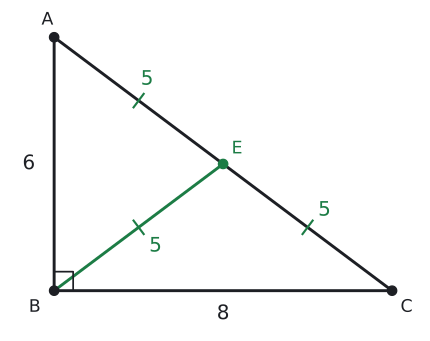

The script that drew this image:
import sys; sys.path.insert(0, "tools")
from cizim import *

# m(B) = 90°, |AB| = 6, |BC| = 8, |AC| = 10; E, [AC]'nin orta noktası: |BE| = |AE| = |EC| = 5.
B = np.array([0.0, 0.0]); A = np.array([0.0, 6.0]); C = np.array([8.0, 0.0]); E = (A + C) / 2
L = lambda X, Y: np.linalg.norm(X - Y)
print("BE", L(B, E), "AE", L(A, E), "EC", L(E, C))

def centik(P1, Q1, renk):
    M = (P1 + Q1) / 2; u = (Q1 - P1) / L(P1, Q1); v = np.array([-u[1], u[0]])
    ax.plot(*zip(M - 0.2 * v, M + 0.2 * v), color=renk, lw=1.6)

fig, ax = sekil(6, 4.4)
ax.set_aspect("equal"); ax.axis("off")
ax.plot(*zip(A, B, C, A), color=YAZI)
ax.plot(*zip(B, E), color=YESIL)
k = 0.45
ax.plot([k, k, 0], [0, k, k], color=YAZI, lw=1.3)
for X, Y in ((A, E), (E, C), (B, E)):
    centik(X, Y, YESIL)
nokta(ax, *A, "A", dx=-0.3, dy=0.3); nokta(ax, *B, "B", dx=-0.6, dy=-0.5); nokta(ax, *C, "C", dx=0.2, dy=-0.5)
nokta(ax, *E, "E", dx=0.2, dy=0.25, renk=YESIL)
ax.text(-0.6, 3.0, "6", fontsize=15, ha="center", va="center")
ax.text(4.0, -0.55, "8", fontsize=15, ha="center", va="center")
ax.text(2.2, 5.0, "5", color=YESIL, fontsize=15, ha="center", va="center")
ax.text(6.4, 1.9, "5", color=YESIL, fontsize=15, ha="center", va="center")
ax.text(2.4, 1.05, "5", color=YESIL, fontsize=15, ha="center", va="center")
ax.set_xlim(-1.1, 8.7); ax.set_ylim(-1.0, 6.7)
kaydet(fig, __file__)
